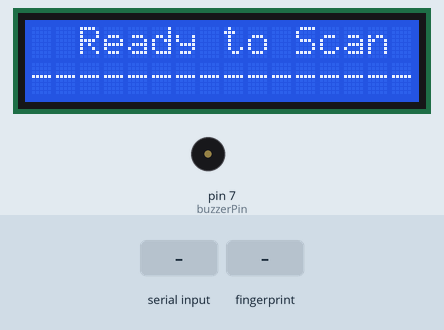
A sketch run on a simulated Arduino Uno, built with avr-gcc and run on an emulated ATmega328P. Shown: 16×2 character LCD, buzzer (waves = sounding, pin HIGH). Inputs (shaded band) come from the test bench. What the sketch prints to the serial monitor is not drawn.

Above: at 4.3 s.
4.4 s: "e90\n" received over Serial
At 5.7 s:
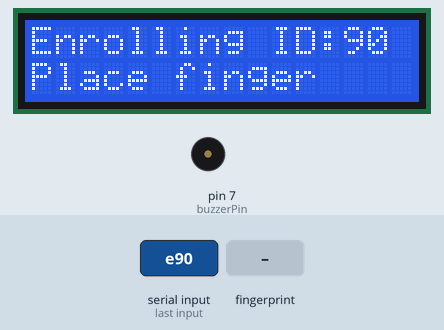
6.2 s: finger stored as number 1 placed on the sensor
At 7.9 s:
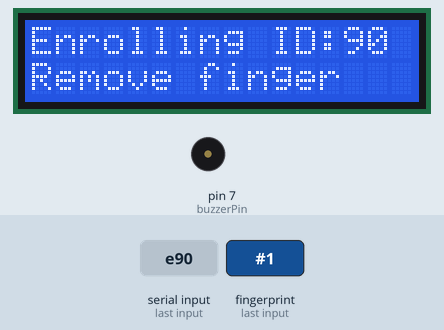
9.2 s: finger stored as number 1 placed on the sensor
At 10.4 s:
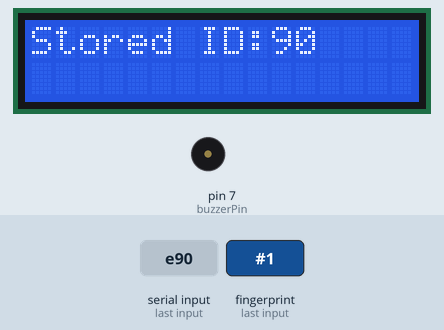
14.7 s: byte 115 ('s') received over Serial
At 17.3 s:
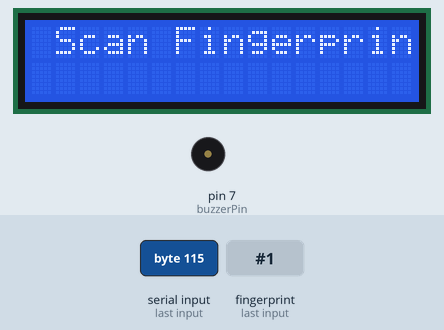
17.7 s: "s90\n" received over Serial
At 19.8 s:
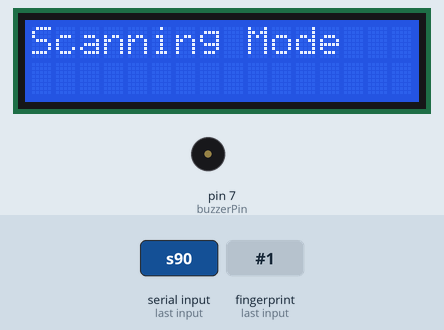
20.7 s: finger stored as number 1 placed on the sensor
At 24.6 s:
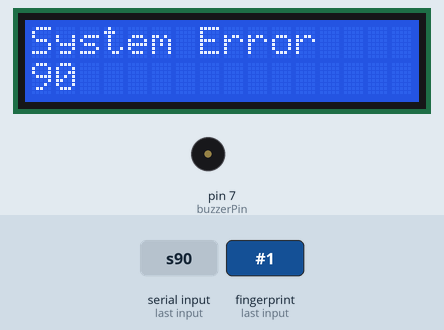
Timing chart, 0 to 26.1 s (numbered marks = the images above; inputs shaded):
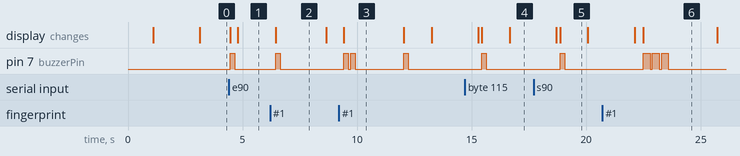

Measured:
- after the input at 4.4 s, pin 7 (buzzerPin): LOW → HIGH after 0.06 s, → LOW 0.20 s later; the display: first changes after 0.06 s (image 1 shows a later state)
- after the input at 6.2 s, pin 7 (buzzerPin): LOW → HIGH after 0.25 s, → LOW 0.20 s later; the display: changes after 0.25 s (image 2)
- after the input at 9.2 s, pin 7 (buzzerPin): goes HIGH 0.20 s, LOW 0.10 s, HIGH 0.20 s, LOW 2.1 s, HIGH 0.20 s, then LOW, starting after 0.22 s; the display: changes after 0.22 s (image 3)
- after the input at 14.7 s, pin 7 (buzzerPin): LOW → HIGH after 0.74 s, → LOW 0.20 s later; the display: first differs from a run without the input after 0.74 s (image 4 shows a later state)
- after the input at 17.7 s, pin 7 (buzzerPin): LOW → HIGH after 1.2 s, → LOW 0.20 s later; the display: first differs from a run without the input after 1.2 s (image 5)
- after the input at 20.7 s, pin 7 (buzzerPin): alternates HIGH for 0.30 s and LOW for 0.10 s, 6 changes in all, then stays LOW, starting after 1.8 s; the display: first differs from a run without the input after 1.8 s (image 6)
- what the display in image 2 shows lasts 2.3 s, from 6.4 s to 8.7 s

The sketch:

adruinuno.ino
```cpp
#include <SoftwareSerial.h>
#include <Adafruit_Fingerprint.h>
#include <Wire.h>
#include <LiquidCrystal_I2C.h>

// LCD Setup (16x2)
LiquidCrystal_I2C lcd(0x27, 16, 2);

// Fingerprint Sensor Setup
SoftwareSerial fingerSerial(2, 3); // RX, TX
Adafruit_Fingerprint finger = Adafruit_Fingerprint(&fingerSerial);

// Buzzer Pin
const int buzzerPin = 7;

// Message Templates
const char* welcomeMsg = " Scan Fingerprint ";
const char* readyMsg = "  Ready to Scan  ";
const char* successMsg = "Attendance Saved!";
const char* errorMsg = " Invalid Scan! ";
const char* notRegisteredMsg = "Fingerprint not";
const char* registeredMsg = " registered! ";
const char* enrollMsg = "Enrollment Mode";
const char* scanMsg = "Scanning Mode";

// System Modes
enum SystemMode {MODE_SCAN, MODE_ENROLL};
SystemMode currentMode = MODE_SCAN;

void beep(int duration, int count = 1) {
  for (int i = 0; i < count; i++) {
    digitalWrite(buzzerPin, HIGH);
    delay(duration);
    digitalWrite(buzzerPin, LOW);
    if (count > 1) delay(100);
  }
}

void setup() {
  Serial.begin(115200);
  fingerSerial.begin(57600);

  lcd.init();
  lcd.backlight();
  pinMode(buzzerPin, OUTPUT);

  if (finger.verifyPassword()) {
    lcd.print("Sensor Connected");
    delay(1000);
  } else {
    lcd.print("Sensor Error");
    while (1);
  }

  showWelcomeScreen();
  printInstructions();
}

void loop() {
  handleModeChange();

  if (currentMode == MODE_SCAN) {
    handleScanMode();
  }
}

void handleModeChange() {
  if (Serial.available()) {
    char command = Serial.read();
    if (command == 'e') {
      enterEnrollmentMode();
    }
    else if (command == 's') {
      enterScanMode();
    }
  }
}

void handleScanMode() {
  int fingerprintID = getFingerprintID();

  if (fingerprintID > 0) {
    handleValidScan(fingerprintID);
  }
  else if (fingerprintID == -1) {
    handleUnregisteredFingerprint();
  }

  showReadyScreen();
  delay(50);
}

void enterScanMode() {
  currentMode = MODE_SCAN;
  lcd.clear();
  lcd.print(scanMsg);
  beep(200, 1);
  delay(1000);
  showWelcomeScreen();
}

int getFingerprintID() {
  int p = finger.getImage();
  if (p != FINGERPRINT_OK) return 0;

  p = finger.image2Tz();
  if (p != FINGERPRINT_OK) return 0;

  p = finger.fingerFastSearch();
  return (p == FINGERPRINT_OK) ? finger.fingerID : -1;
}

void handleValidScan(int fid) {
  Serial.print("!{\"fid\":");
  Serial.print(fid);
  Serial.println("}");

  unsigned long startTime = millis();
  while (!Serial.available() && millis() - startTime < 3000);

  if (Serial.available()) {
    String response = Serial.readStringUntil('\n');
    processResponse(response);
  } else {
    showMessage("No Server Response", 300, 3);
  }
}

void handleUnregisteredFingerprint() {
  lcd.clear();
  lcd.setCursor(0, 0);
  lcd.print(notRegisteredMsg);
  lcd.setCursor(0, 1);
  lcd.print(registeredMsg);
  beep(1000, 1);
  delay(2000);
}

void enterEnrollmentMode() {
  currentMode = MODE_ENROLL;
  lcd.clear();
  lcd.print(enrollMsg);
  lcd.setCursor(0, 1);
  lcd.print("Enter ID (1-127)");
  beep(200, 1);

  int id = readNumberFromSerial();
  if (id > 0 && id <= 127) {
    enrollFingerprint(id);
  }

  enterScanMode(); // Return to scan mode after enrollment
}

int readNumberFromSerial() {
  int num = 0;
  while (num == 0) {
    if (Serial.available()) {
      num = Serial.parseInt();
      while (Serial.available()) Serial.read();
    }
    delay(100);
  }
  return num;
}

void enrollFingerprint(int id) {
  lcd.clear();
  lcd.print("Enrolling ID:");
  lcd.print(id);

  int p = -1;

  // First finger scan
  lcd.setCursor(0, 1);
  lcd.print("Place finger");
  while (p != FINGERPRINT_OK) {
    p = finger.getImage();
    if (p == FINGERPRINT_NOFINGER) continue;
    if (p != FINGERPRINT_OK) {
      showError("Scan Error", p);
      return;
    }
  }

  p = finger.image2Tz(1);
  if (p != FINGERPRINT_OK) {
    showError("Image Messy", p);
    return;
  }

  lcd.setCursor(0, 1);
  lcd.print("Remove finger ");
  beep(200);
  delay(2000);

  // Second finger scan
  p = -1;
  lcd.setCursor(0, 1);
  lcd.print("Place again   ");
  while (p != FINGERPRINT_OK) {
    p = finger.getImage();
    if (p == FINGERPRINT_NOFINGER) continue;
    if (p != FINGERPRINT_OK) {
      showError("Scan Error", p);
      return;
    }
  }

  p = finger.image2Tz(2);
  if (p != FINGERPRINT_OK) {
    showError("No Match", p);
    return;
  }

  p = finger.createModel();
  if (p != FINGERPRINT_OK) {
    showError("Not Matching", p);
    return;
  }

  p = finger.storeModel(id);
  if (p == FINGERPRINT_OK) {
    lcd.clear();
    lcd.print("Stored ID:");
    lcd.print(id);
    beep(200, 2);
    delay(2000);
  } else {
    showError("Store Error", p);
  }
}

void processResponse(String response) {
  lcd.clear();

  if (response.startsWith("{\"status\":\"success\"")) {
    int nameStart = response.indexOf("\"student\":\"") + 11;
    int nameEnd = response.indexOf("\"", nameStart);
    String studentName = response.substring(nameStart, nameEnd);

    int periodStart = response.indexOf("\"period\":\"") + 10;
    int periodEnd = response.indexOf("\"", periodStart);
    String period = response.substring(periodStart, periodEnd);

    lcd.print(studentName);
    lcd.setCursor(0, 1);
    lcd.print(period);
    beep(200, 2);
  }
  else if (response.indexOf("not found") != -1) {
    lcd.print(errorMsg);
    beep(1000, 1);
  }
  else {
    lcd.print("System Error");
    lcd.setCursor(0, 1);
    lcd.print(response);
    beep(300, 3);
  }
  delay(2000);
}

void showWelcomeScreen() {
  lcd.clear();
  lcd.print(welcomeMsg);
  delay(2000);
  showReadyScreen();
}

void showReadyScreen() {
  lcd.clear();
  lcd.print(readyMsg);
  lcd.setCursor(0, 1);
  for (int i = 0; i < 16; i++) lcd.print("-");
}

void showMessage(const char* message, int beepDuration, int beepCount) {
  lcd.clear();
  lcd.print(message);
  beep(beepDuration, beepCount);
  delay(2000);
}

void showError(const char* message, int errorCode) {
  lcd.clear();
  lcd.print(message);
  lcd.setCursor(0, 1);
  lcd.print("Error: ");
  lcd.print(errorCode);
  beep(300, 3);
  delay(3000);
}

void printInstructions() {
  Serial.println("System Modes:");
  Serial.println("s - Enter scan mode");
  Serial.println("e - Enter enrollment mode");
  Serial.println("----------------------------");
}
```
